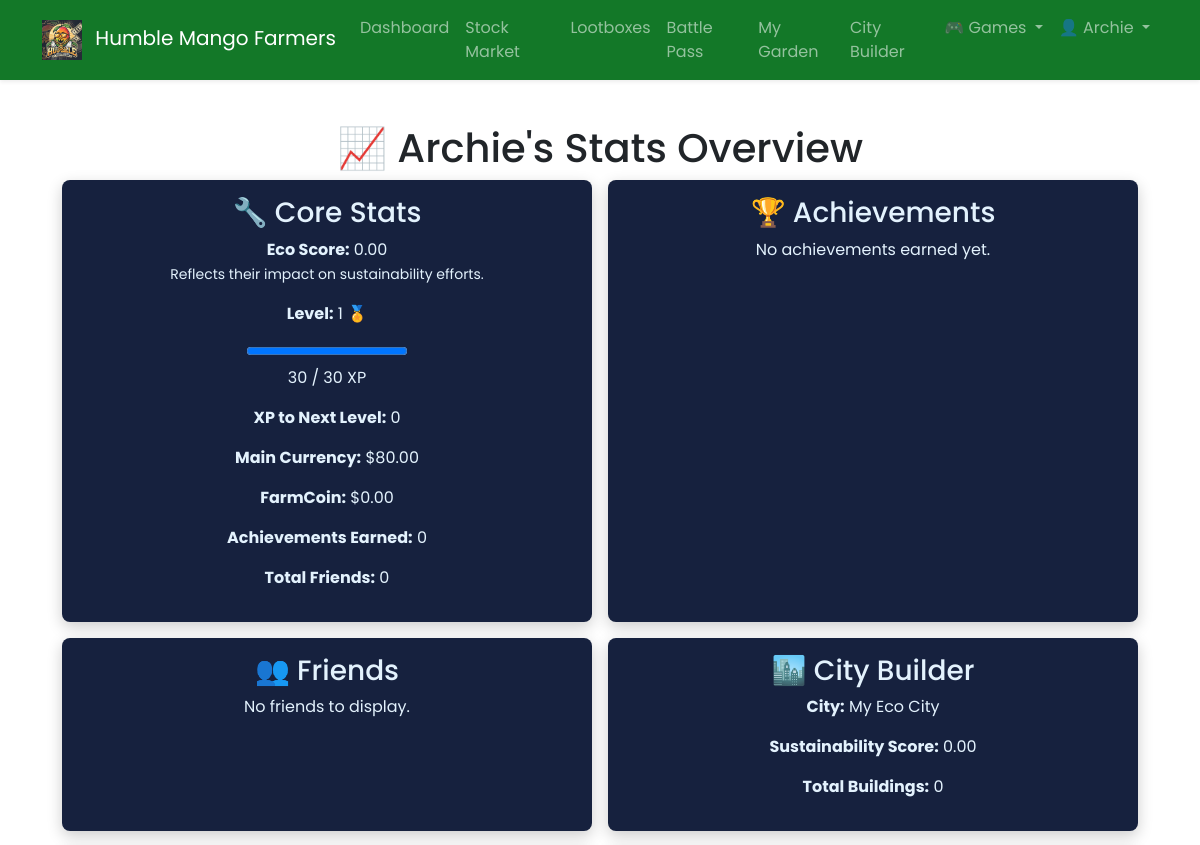
The app's page /users/stats/ (signed in, upper part), older data.
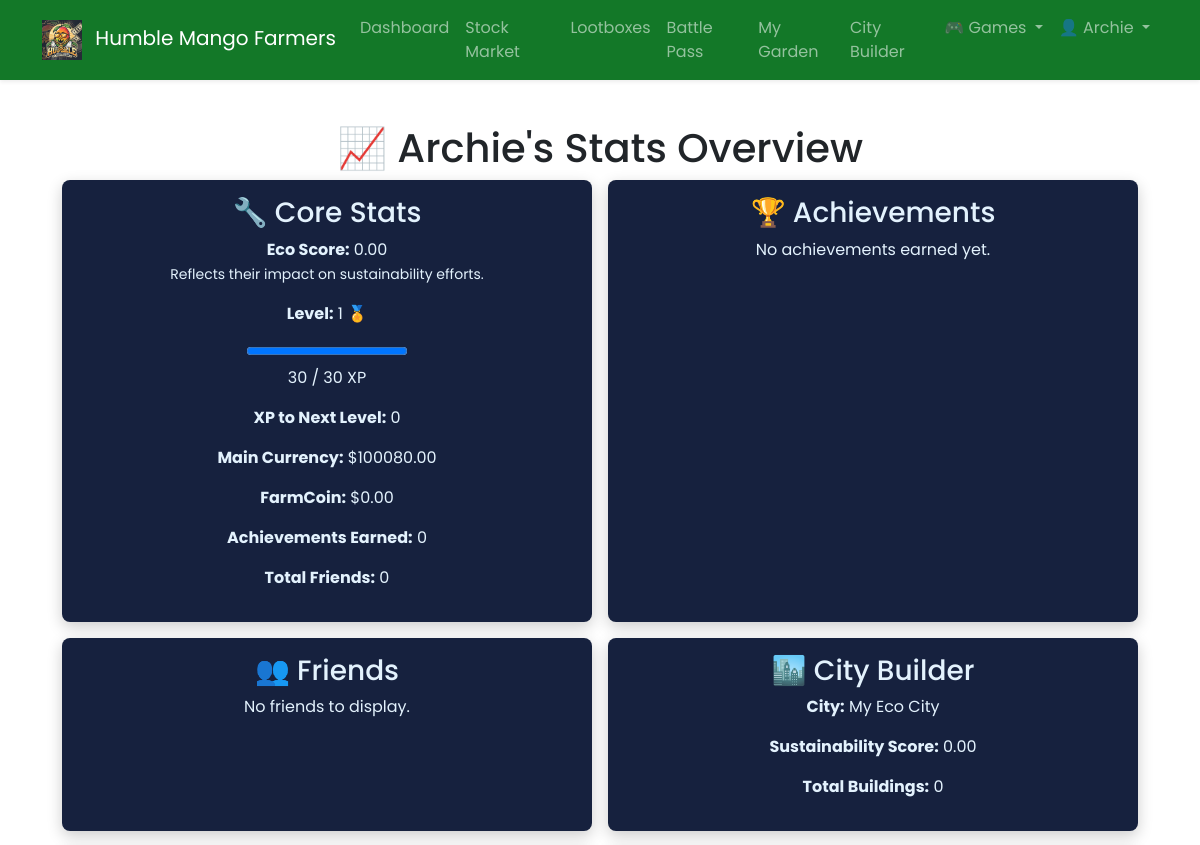
The same page, newer data.
### apps/users/models.py (models this page shows, shortened)
class UserProfile(models.Model):
    user = models.OneToOneField(User, on_delete=models.CASCADE)
    tc_consent = models.BooleanField(default=False)
    consent_date = models.DateTimeField(auto_now_add=True)
    friends = models.ManyToManyField("self", symmetrical=False, blank=True)
    bingo_board = models.JSONField(default=list)
    total_crates_opened = models.PositiveIntegerField(default=0)
    total_garden_plants = models.PositiveIntegerField(default=0)
    most_used_garden_crop = models.CharField(max_length=50, blank=True)
    total_casino_games_played = models.PositiveIntegerField(default=0)
    total_casino_wagered = models.DecimalField(max_digits=12, decimal_places=2, default=Decimal('0.00'))
    total_casino_green_bets = models.PositiveIntegerField(default=0)
    total_casino_green_fund_donated = models.DecimalField(max_digits=12, decimal_places=2, default=Decimal('0.00'))
    total_casino_wins = models.PositiveIntegerField(default=0)
    total_items_crafted = models.PositiveIntegerField(default=0)
    rare_items_crafted = models.PositiveIntegerField(default=0)
    most_crafted_item = models.CharField(max_length=100, blank=True)
    climate_duels_played = models.PositiveIntegerField(default=0)
    climate_duels_won = models.PositiveIntegerField(default=0)
    climate_duel_eco_score = models.DecimalField(max_digits=12, decimal_places=2, default=Decimal('0.00'))
    currency_balance = models.DecimalField(max_digits=12, decimal_places=2, default=Decimal('0.00'))
    farm_currency = models.DecimalField(max_digits=12, decimal_places=2, default=Decimal('0.00'))
    total_experience = models.IntegerField(default=0)
    experience_points = models.IntegerField(default=0)
    level = models.IntegerField(default=1)
    def calculate_green_impact(self):
        total = Decimal('0.00')
        for investment in self.user.investments.all():
            total += investment.company.sustainability_rating * investment.shares
        return total
    def get_stats(self):
        return {
            "username": self.user.username,
            "currency_balance": self.currency_balance,
            "farm_currency": self.farm_currency,
            "level": self.level,
            "experience_points": self.experience_points,
            "total_experience": self.total_experience,
            "green_impact": self.calculate_green_impact(),
            "achievements": list(self.achievements.select_related("achievement").all()),
            "friends": self.friends.all()
        }

### apps/users/views.py (the view)
# urls.py: path("stats/", views.my_stats_view, name="my_stats"),
@login_required
def my_stats_view(request):
    from apps.city_builder.models import City
    from apps.market.models import Investment, Transaction
    from apps.crates.models import CrateOpeningHistory
    from apps.garden.models import GardenPlant
    from apps.crafting.models import CraftingLog
    from apps.climate_duels.models import DuelTurn
    from apps.casino.models import DiceGame, BlackjackGame, RouletteGame
    profile = request.user.userprofile
    stats = profile.get_stats()
    stats["xp_to_next_level"] = stats["total_experience"] - stats["experience_points"]
    try:
        city = profile.user.city
        stats["city_name"] = city.name
        stats["sustainability_score"] = city.sustainability_score
        stats["total_buildings"] = city.buildings.count()
    except City.DoesNotExist:
        stats["city_name"] = "No City"
        stats["sustainability_score"] = 0
        stats["total_buildings"] = 0
    investments = Investment.objects.filter(user=profile.user)
    stats["total_investments"] = investments.count()
    stats["total_shares"] = sum(inv.shares for inv in investments)
    stats["total_transactions"] = Transaction.objects.filter(user=profile.user).count()
    stats["crates_opened"] = CrateOpeningHistory.objects.filter(user=profile.user).count()
    stats["total_garden_plants"] = GardenPlant.objects.filter(user=profile.user).count()
    stats["harvested_plants"] = GardenPlant.objects.filter(user=profile.user, is_harvested=True).count()
    stats["total_items_crafted"] = CraftingLog.objects.filter(user=profile.user).count()
    stats["rare_items_crafted"] = CraftingLog.objects.filter(user=profile.user, rare=True).count()
    stats["climate_duels_played"] = DuelTurn.objects.filter(player=profile.user).count()
    stats["climate_duel_eco_score"] = sum(
        max(0, turn.duel.player_one_co2 if turn.player == turn.duel.player_one else turn.duel.player_two_co2)
        for turn in DuelTurn.objects.filter(player=profile.user)
    )
    dice_games = DiceGame.objects.filter(user=profile.user)
    bj_games = BlackjackGame.objects.filter(user=profile.user)
    roulette_games = RouletteGame.objects.filter(user=profile.user)
    all_games = list(dice_games) + list(bj_games) + list(roulette_games)
    stats["total_casino_games_played"] = len(all_games)
    stats["total_casino_wagered"] = sum(g.bet_amount for g in all_games)
    stats["total_casino_wins"] = sum(1 for g in all_games if getattr(g, 'win', False) or getattr(g, 'result', '') == "win")
    return render(request, "users/my_stats.html", {
        "profile": profile,
        "stats": stats,
    })

### apps/casino/context_processors.py (called while the page is built)
def green_fund_context(request):
    from apps.casino.models import GreenFund  # Import inside the function
    fund, created = GreenFund.objects.get_or_create(id=1)
    return {"green_fund": fund}

### templates/users/my_stats.html (shortened to what this page needs)
{% extends "base.html" %}
{% block content %}
<div class="dashboard-container">
  <h1 class="dashboard-title">📈 {{ profile.user.username }}'s Stats Overview</h1>
  <div class="dashboard-widgets compact-widgets">
    <div class="compact-row">
      <div class="compact-widget">
        <h3>🔧 Core Stats</h3>
        <p><strong>Eco Score:</strong> {{ stats.green_impact }} <br><small>Reflects their impact on sustainability efforts.</small></p>
        <p><strong>Level:</strong> {{ stats.level }} <span class="level-badge">🏅</span></p>
        <progress value="{{ stats.experience_points }}" max="{{ stats.total_experience }}"></progress>
        <p>{{ stats.experience_points }} / {{ stats.total_experience }} XP</p>
        <p><strong>XP to Next Level:</strong> {{ stats.xp_to_next_level }}</p>
        <p><strong>Main Currency:</strong> ${{ stats.currency_balance }}</p>
        <p><strong>FarmCoin:</strong> ${{ stats.farm_currency }}</p>
        <p><strong>Achievements Earned:</strong> {{ stats.achievements|length }}</p>
        <p><strong>Total Friends:</strong> {{ stats.friends|length }}</p>
      </div>
      <div class="compact-widget">
        <h3>🏆 Achievements</h3>
        {% if stats.achievements %}
          <ul class="achievement-list">
            {% for achievement in stats.achievements %}
              <li>🥇 <strong>{{ achievement.achievement.name }}</strong><br><small>{{ achievement.achievement.description }}</small></li>
            {% endfor %}
          </ul>
        {% else %}
          <p>No achievements earned yet.</p>
        {% endif %}
      </div>
    </div>
    <div class="compact-row">
      <div class="compact-widget">
        <h3>👥 Friends</h3>
        {% if stats.friends %}
          <ul class="friend-list">
            {% for friend in stats.friends %}
              <li><a href="{% url 'users:friend_stats' friend.user.username %}">{{ friend.user.username }}</a></li>
            {% endfor %}
          </ul>
        {% else %}
          <p>No friends to display.</p>
        {% endif %}
      </div>
      <div class="compact-widget">
        <h3>🏙️ City Builder</h3>
        <p><strong>City:</strong> {{ stats.city_name }}</p>
        <p><strong>Sustainability Score:</strong> {{ stats.sustainability_score }}</p>
        <p><strong>Total Buildings:</strong> {{ stats.total_buildings }}</p>
      </div>
    </div>
  </div>
</div>
{% endblock %}

Row changes from the older to the newer data that the page shows:
changed UserProfile "Archie": currency_balance "80.00" → "100080.00"
